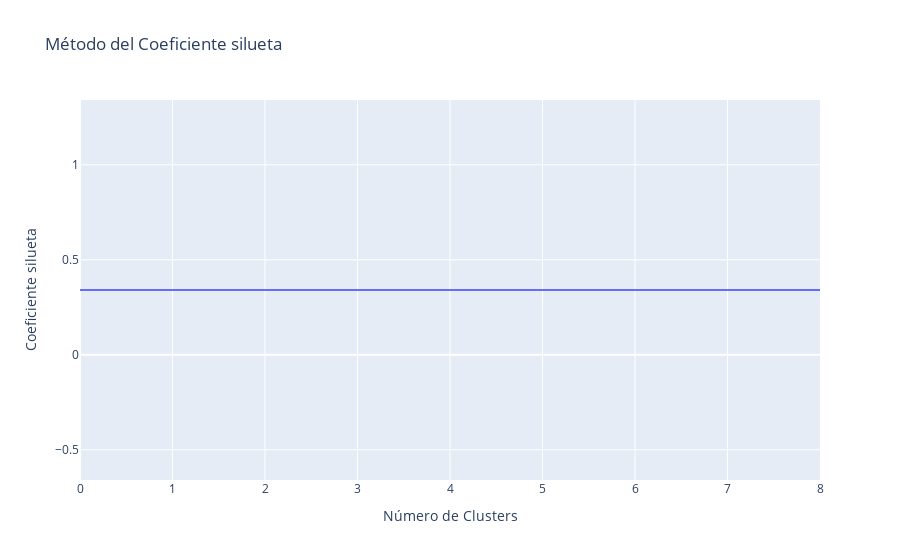

Here is the notebook cell this chart was saved with:
### Markdown cell above
### Coeficiente silueta

### Code cell
sc = {"Número de Clusters":[],
      "Coeficiente silueta":[]}

for n_clusters in range(0,9):# Maximum range should be 6, as it contains only 6 data points
      kmeans = KMeans(n_clusters=k, random_state=42).fit(data)
      label = kmeans.labels_
      sil_coeff = silhouette_score(data,label,metric = 'euclidean')
      sc["Número de Clusters"].append(n_clusters)
      sc["Coeficiente silueta"].append(sil_coeff)

fig = px.line(sc, x="Número de Clusters", y="Coeficiente silueta",
             title="Método del Coeficiente silueta")

fig.show()

### Figure 1 — Plotly figure (JSON) as saved in the notebook; plotly's stock layout.template omitted (floating-point values rounded to 4 significant figures)
{"data": [{"hovertemplate": "Número de Clusters=%{x}<br>Coeficiente silueta=%{y}<extra></extra>", "legendgroup": "", "line": {"color": "#636efa", "dash": "solid"}, "marker": {"symbol": "circle"}, "mode": "lines", "name": "", "orientation": "v", "showlegend": false, "type": "scatter", "x": [0, 1, 2, 3, 4, 5, 6, 7, 8], "xaxis": "x", "y": [0.3408, 0.3408, 0.3408, 0.3408, 0.3408, 0.3408, 0.3408, 0.3408, 0.3408], "yaxis": "y"}], "layout": {"legend": {"tracegroupgap": 0}, "title": {"text": "Método del Coeficiente silueta"}, "xaxis": {"anchor": "y", "domain": [0, 1], "title": {"text": "Número de Clusters"}}, "yaxis": {"anchor": "x", "domain": [0, 1], "title": {"text": "Coeficiente silueta"}}}}
